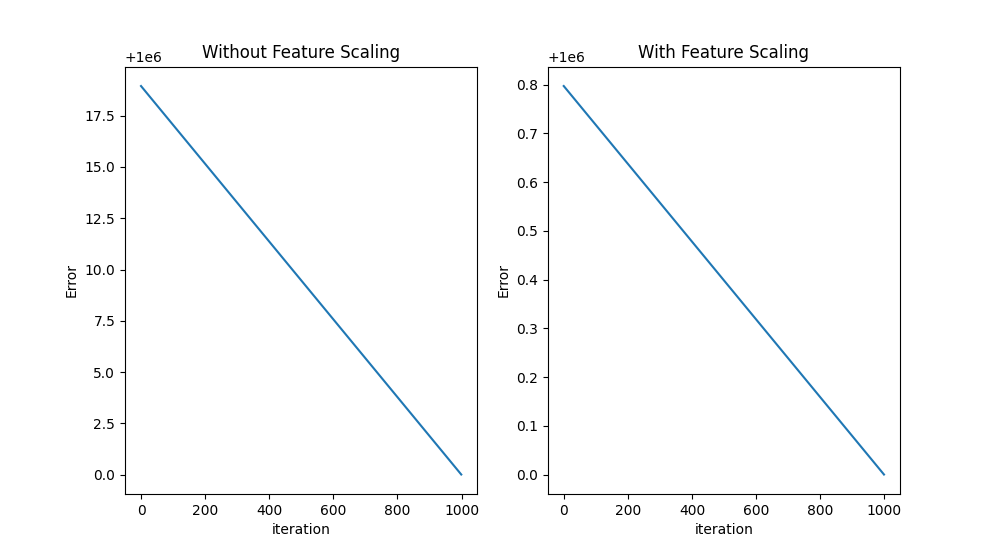

Python code for this plot:
import numpy
import matplotlib.pyplot as plt
import pandas
from math import sqrt

def expected_value(features_matrix, final_mat):
	exp_value = numpy.matmul(features_matrix, final_mat)
	exp_value = 1/(1 + numpy.exp(-exp_value))
	return exp_value

def feature_derivative(errors, feature):
	derivative = numpy.sum(errors*feature)
	return derivative


def batchGDA(features_matrix, output, alpha, epsilon, max_iter, initial_weights):
	converge = False
	weights = initial_weights
	m = features_matrix.shape[0]
	itr = 0

	J = (abs(expected_value(features_matrix, weights) - output)).sum()
	arr = []
	while not converge:
		prediction = expected_value(features_matrix, weights)
		errors = prediction - output

		grad = numpy.zeros(len(weights))

		for i in range(len(weights)):
			derivative = feature_derivative(errors, features_matrix[:, i])
			grad[i] = (1.0/m)*derivative

		temp = numpy.zeros(len(weights))

		for i in range(len(weights)):
			temp[i] = weights[i] - alpha*grad[i]

		for i in range(len(weights)):
			weights[i] = temp[i]

		e = (abs(expected_value(features_matrix, weights) - output)).sum()
		arr.append(e)
		if abs(J-e) <= epsilon:
			print("Converged, iteration :", itr)
			converge = True

		J = e
		itr += 1
		#print(J)

		if itr == max_iter:
			print("Max limit exceeded !")
			converge = True
	vec = numpy.array(arr)
	return(weights, vec)

def get_np_data(data_frame, features, output):
	data_frame['constant'] = 1 #adding a constant column
	features = ['constant'] + features #adding constant feature
	#selecting the columns related to features
	df_features = data_frame[features]
	#converting it to numpy matrix
	features_matrix = df_features.to_numpy()
	#now the output
	out = data_frame[output]
	out_arr = out.to_numpy()
	return (features_matrix, out_arr)


def scaling(features_matrix):
	m = features_matrix.shape[0]
	for i in range(len(features_matrix[0])) :
		if i == 0:
			continue
		feature = features_matrix[:, i]
		avg = feature.mean()
		vari = sqrt((1/m)*((feature - avg)**2).sum())
		features_matrix[:, i] = (feature - avg)/vari

	return features_matrix


df = pandas.read_csv("Academic_data.csv")
df['average_of2'] = (df['score1'] + df['score2'])/2
df['geometric_mean'] = (df['score1']*df['score2'])**(1/2)
df['avg_lg'] = (df[['score1', 'score2']].min(axis=1) + df['geometric_mean'])/2
df['avg_ah'] = (df[['score1', 'score2']].max(axis=1) + df['average_of2'])/2

train, test = df[:round(len(df)*0.7)], df[round(len(df)*0.7):]
figure, axis = plt.subplots(1, 2)

#modeling data
features_matrix, output = get_np_data(train, ['score1', 'avg_lg', 'geometric_mean', 'average_of2', 'avg_ah', 'score2'], 'label')
test_features, test_output = get_np_data(test, ['score1', 'avg_lg', 'geometric_mean', 'average_of2', 'avg_ah', 'score2'], 'label')

alpha = 6e-8
epsilon = 1e-9
max_iter = 2e6

# predictor
initial_weights = numpy.zeros(len(features_matrix[0]))
weights, vec = batchGDA(features_matrix, output, alpha, epsilon, max_iter, initial_weights)
print("weights :", weights)

#prediction on testing data

exp_output = expected_value(test_features, weights)
err = abs(exp_output - test_output)
correct = len(err[err <= 0.5])
acc = correct*100/len(err)
print("Test accuracy :", round(acc, 2),"%")

axis[0].plot(range(1000), (vec[len(vec)-1000:]/vec[len(vec)-1])*1e6, '-')
axis[0].set_title("Without Feature Scaling")
axis[0].set_xlabel('iteration')
axis[0].set_ylabel('Error')

#after scaling
print("----------------------------------------------------------------------------")
print("After scaling")
features_matrix_sc = features_matrix
features_matrix_sc = scaling(features_matrix_sc)
initial_weights_sc = numpy.ones(len(features_matrix_sc[0]))
weights_sc, vec_sc = batchGDA(features_matrix_sc, output, alpha, epsilon, max_iter, initial_weights_sc)
print("weights :", weights_sc)

test_features_sc = test_features
test_features_sc = scaling(test_features_sc)

exp_output_sc = expected_value(test_features_sc, weights_sc)
err_sc = abs(exp_output_sc - test_output)
correct_sc = len(err_sc[err_sc <= 0.5])
acc_sc = correct_sc*100/len(err_sc)
print("Test accuracy :", round(acc_sc, 2),"%")

axis[1].plot(range(1000), (vec_sc[len(vec_sc)-1000:]/vec_sc[len(vec_sc)-1])*1e6, '-')
axis[1].set_title("With Feature Scaling")
axis[1].set_xlabel('iteration')
axis[1].set_ylabel('Error')

#plotting
figure.set_size_inches(10, 6)
plt.show()
